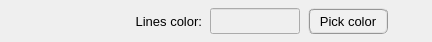
              <widget class="QFrame" name="frame_10">
               <property name="minimumSize">
                <size>
                 <width>320</width>
                 <height>42</height>
                </size>
               </property>
               <property name="maximumSize">
                <size>
                 <width>500</width>
                 <height>42</height>
                </size>
               </property>
               <property name="frameShape">
                <enum>QFrame::NoFrame</enum>
               </property>
               <property name="frameShadow">
                <enum>QFrame::Raised</enum>
               </property>
               <layout class="QGridLayout" name="gridLayout_9">
                <property name="leftMargin">
                 <number>4</number>
                </property>
                <property name="topMargin">
                 <number>4</number>
                </property>
                <property name="rightMargin">
                 <number>4</number>
                </property>
                <property name="bottomMargin">
                 <number>4</number>
                </property>
                <property name="horizontalSpacing">
                 <number>8</number>
                </property>
                <property name="verticalSpacing">
                 <number>4</number>
                </property>
                <item row="0" column="2">
                 <widget class="QLineEdit" name="lineEdit_lines_color">
                  <property name="enabled">
                   <bool>false</bool>
                  </property>
                  <property name="minimumSize">
                   <size>
                    <width>90</width>
                    <height>26</height>
                   </size>
                  </property>
                  <property name="maximumSize">
                   <size>
                    <width>90</width>
                    <height>26</height>
                   </size>
                  </property>
                  <property name="font">
                   <font>
                    <family>Arial</family>
                    <pointsize>11</pointsize>
                    <weight>75</weight>
                    <italic>false</italic>
                    <bold>true</bold>
                   </font>
                  </property>
                  <property name="styleSheet">
                   <string notr="true"/>
                  </property>
                  <property name="alignment">
                   <set>Qt::AlignCenter</set>
                  </property>
                 </widget>
                </item>
                <item row="0" column="3">
                 <widget class="QPushButton" name="pushButton_lines_color">
                  <property name="minimumSize">
                   <size>
                    <width>80</width>
                    <height>26</height>
                   </size>
                  </property>
                  <property name="maximumSize">
                   <size>
                    <width>80</width>
                    <height>26</height>
                   </size>
                  </property>
                  <property name="font">
                   <font>
                    <pointsize>10</pointsize>
                   </font>
                  </property>
                  <property name="styleSheet">
                   <string notr="true">QPushButton{border-radius: 6px; border-color: rgb(150, 150, 150); border-style: ridge; border-width: 2px; color: rgb(0, 0, 0); background-color: rgb(240, 240, 240)}
QPushButton:hover{border-radius: 6px; border-color: rgb(0, 170, 255); border-style: ridge; border-width: 2px; color: rgb(0, 0, 0); background-color: rgba(174, 213, 255, 100)}
QPushButton:pressed{border-radius: 6px; border-color: rgb(0, 170, 255); border-style: ridge; border-width: 2px; color: rgb(0, 0, 0); background-color: rgb(174, 213, 255)}
QPushButton:disabled{border-radius: 6px; border-color: rgb(150, 150, 150); border-style: ridge; border-width: 0px; color: rgb(150,150, 150); background-color: rgb(220, 220, 220)}</string>
                  </property>
                  <property name="text">
                   <string>Pick color</string>
                  </property>
                 </widget>
                </item>
                <item row="0" column="1">
                 <widget class="QLabel" name="label_7">
                  <property name="minimumSize">
                   <size>
                    <width>160</width>
                    <height>32</height>
                   </size>
                  </property>
                  <property name="maximumSize">
                   <size>
                    <width>160</width>
                    <height>32</height>
                   </size>
                  </property>
                  <property name="font">
                   <font>
                    <pointsize>10</pointsize>
                   </font>
                  </property>
                  <property name="frameShape">
                   <enum>QFrame::NoFrame</enum>
                  </property>
                  <property name="frameShadow">
                   <enum>QFrame::Raised</enum>
                  </property>
                  <property name="text">
                   <string>Lines color:</string>
                  </property>
                  <property name="alignment">
                   <set>Qt::AlignRight|Qt::AlignTrailing|Qt::AlignVCenter</set>
                  </property>
                 </widget>
                </item>
                <item row="0" column="4">
                 <spacer name="horizontalSpacer_12">
                  <property name="orientation">
                   <enum>Qt::Horizontal</enum>
                  </property>
                  <property name="sizeHint" stdset="0">
                   <size>
                    <width>40</width>
                    <height>20</height>
                   </size>
                  </property>
                 </spacer>
                </item>
                <item row="0" column="0">
                 <widget class="QFrame" name="frame_11">
                  <property name="minimumSize">
                   <size>
                    <width>30</width>
                    <height>0</height>
                   </size>
                  </property>
                  <property name="frameShape">
                   <enum>QFrame::NoFrame</enum>
                  </property>
                  <property name="frameShadow">
                   <enum>QFrame::Raised</enum>
                  </property>
                 </widget>
                </item>
               </layout>
              </widget>
